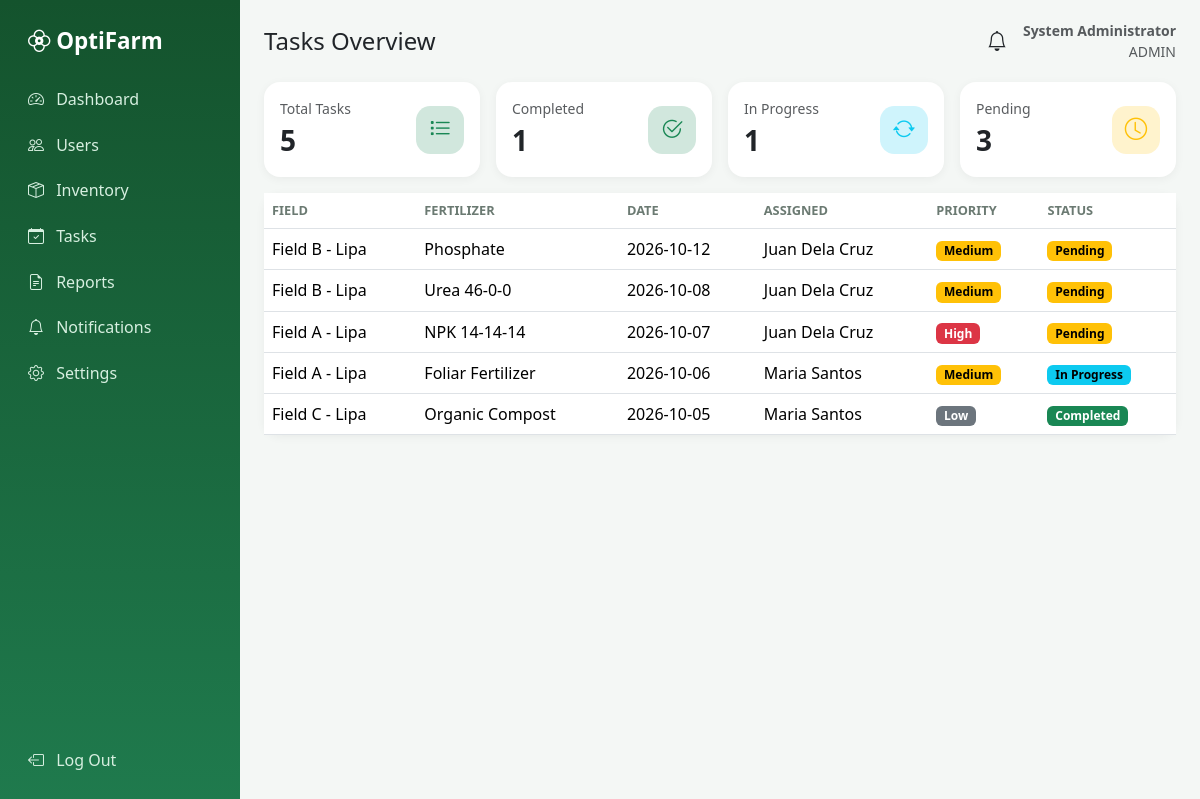
The page /bod/tasks.php (signed in) on the database its author committed.
### tables this page shows
CREATE TABLE tasks(id INT AUTO_INCREMENT PRIMARY KEY,field_id INT,fertilizer VARCHAR(80),app_date DATE,app_time TIME,assigned_to INT,note TEXT,app_type VARCHAR(40),qty DECIMAL(10,2),repeat_every VARCHAR(20) DEFAULT 'None',priority ENUM('Low','Medium','High') DEFAULT 'Medium',status ENUM('Pending','In Progress','Completed') DEFAULT 'Pending');

CREATE TABLE fields(id INT AUTO_INCREMENT PRIMARY KEY,name VARCHAR(80),crop VARCHAR(60),status ENUM('Active','Maintenance','Inactive') DEFAULT 'Active');

CREATE TABLE users(id INT AUTO_INCREMENT PRIMARY KEY,name VARCHAR(100),email VARCHAR(120) UNIQUE,password VARCHAR(255),role ENUM('admin','bod','staff'),status ENUM('Active','Inactive') DEFAULT 'Active',created_at TIMESTAMP DEFAULT CURRENT_TIMESTAMP);

### bod/tasks.php (the view)
<?php require __DIR__.'/../inc/auth.php'; require __DIR__.'/../inc/layout.php'; need_role('bod','admin');
$t=rows("SELECT t.*,f.name fname,u.name uname FROM tasks t JOIN fields f ON f.id=t.field_id LEFT JOIN users u ON u.id=t.assigned_to ORDER BY t.app_date DESC");
$c=array_count_values(array_column($t,'status'));
top('Tasks Overview'); ?>
<div class="row g-3 mb-3"><?php kpi('Total Tasks',count($t),'bi-list-task');kpi('Completed',$c['Completed']??0,'bi-check2-circle');kpi('In Progress',$c['In Progress']??0,'bi-arrow-repeat','info');kpi('Pending',$c['Pending']??0,'bi-clock','warning');?></div>
<div class="card"><div class="table-responsive"><table class="table mb-0"><thead><tr><th>Field</th><th>Fertilizer</th><th>Date</th><th>Assigned</th><th>Priority</th><th>Status</th></tr></thead><tbody>
<?php foreach($t as $r) echo '<tr><td>'.e($r['fname']).'</td><td>'.e($r['fertilizer']).'</td><td>'.e($r['app_date']).'</td><td>'.e($r['uname']).'</td><td>'.badge($r['priority']).'</td><td>'.badge($r['status']).'</td></tr>';?></tbody></table></div></div>
<?php bottom();

### inc/layout.php (shortened to what this page needs)
<?php
function top($title){
  $u=$_SESSION['user']; $b=BASE_URL;
  $menus=[
   'admin'=>[['Dashboard','admin/dashboard.php','bi-speedometer2'],['Users','admin/users.php','bi-people'],['Inventory','admin/inventory.php','bi-box-seam'],['Tasks','admin/tasks.php','bi-calendar-check'],['Reports','admin/reports.php','bi-file-earmark-text'],['Notifications','notifications.php','bi-bell'],['Settings','settings.php','bi-gear']],
   'bod'=>[['Executive Dashboard','bod/dashboard.php','bi-graph-up-arrow'],['Inventory Status','bod/inventory.php','bi-box-seam'],['Tasks','bod/tasks.php','bi-calendar-check'],['Analytics Insights','bod/analytics.php','bi-lightbulb'],['Notifications','notifications.php','bi-bell'],['Settings','settings.php','bi-gear']],
   'staff'=>[['Dashboard','staff/dashboard.php','bi-speedometer2'],['My Tasks','staff/tasks.php','bi-calendar-check'],['Field Reports','staff/reports.php','bi-clipboard-data'],['Notifications','notifications.php','bi-bell'],['Settings','settings.php','bi-gear']]];
  echo '<!doctype html><html lang="en"><head><meta charset="utf-8"><meta name="viewport" content="width=device-width,initial-scale=1">
  <title>'.e($title).' | OptiFarm</title>
  <link href="https://cdn.jsdelivr.net/npm/bootstrap@5.3.3/dist/css/bootstrap.min.css" rel="stylesheet">
  <link href="https://cdn.jsdelivr.net/npm/bootstrap-icons@1.11.3/font/bootstrap-icons.min.css" rel="stylesheet">
  <link href="'.$b.'/assets/style.css" rel="stylesheet"></head><body>
  <nav class="sidebar" id="sidebar"><div class="brand"><i class="bi bi-flower2"></i> OptiFarm</div><ul class="nav flex-column">';
  foreach($menus[$u['role']] as $m){ $on=(substr($_SERVER['SCRIPT_NAME'],-strlen($m[1]))===$m[1])?' active':'';
    echo '<li><a class="nav-link'.$on.'" href="'.$b.'/'.$m[1].'"><i class="bi '.$m[2].'"></i> '.$m[0].'</a></li>'; }
  echo '</ul><a class="nav-link logout" href="'.$b.'/logout.php"><i class="bi bi-box-arrow-left"></i> Log Out</a></nav>
  <main class="content"><div class="topbar"><button class="btn btn-light d-lg-none" onclick="document.getElementById(\'sidebar\').classList.toggle(\'show\')"><i class="bi bi-list"></i></button>
  <h4 class="m-0">'.e($title).'</h4><div class="ms-auto d-flex align-items-center gap-3"><a href="'.$b.'/notifications.php" class="text-dark fs-5"><i class="bi bi-bell"></i></a>
  <span class="small text-muted text-end"><b>'.e($u['name']).'</b><br>'.strtoupper(e($u['role'])).'</span></div></div>';
}
function bottom(){
  echo '</main><script src="https://cdn.jsdelivr.net/npm/bootstrap@5.3.3/dist/js/bootstrap.bundle.min.js"></script>
  <script src="https://cdn.jsdelivr.net/npm/chart.js@4"></script>'.($GLOBALS['page_js']??'').'</body></html>';
}
function kpi($label,$value,$icon,$color='success'){
  echo '<div class="col-6 col-xl-3"><div class="card kpi h-100"><div class="card-body d-flex justify-content-between align-items-center">
  <div><div class="text-muted small">'.e($label).'</div><div class="fs-3 fw-bold">'.e($value).'</div></div>
  <div class="icon bg-'.$color.'-subtle text-'.$color.'"><i class="bi '.$icon.'"></i></div></div></div></div>';
}

### config.php (shortened to what this page needs)
<?php
try {
  $pdo = new PDO('mysql:host='.DB_HOST.';dbname='.DB_NAME.';charset=utf8mb4',DB_USER,DB_PASS,
    [PDO::ATTR_ERRMODE=>PDO::ERRMODE_EXCEPTION, PDO::ATTR_DEFAULT_FETCH_MODE=>PDO::FETCH_ASSOC]);
} catch (PDOException $e) { die('Database connection failed. Import database.sql and check config.php'); }
function q($s,$p=[]){ global $pdo; $st=$pdo->prepare($s); $st->execute($p); return $st; }
function rows($s,$p=[]){ return q($s,$p)->fetchAll(); }
function e($v){ return htmlspecialchars((string)$v,ENT_QUOTES,'UTF-8'); }
function badge($s){
  $c=['Good'=>'success','Completed'=>'success','Active'=>'success','Low Stock'=>'warning','In Progress'=>'info','Pending'=>'warning',
      'Expired'=>'danger','Inactive'=>'secondary','High'=>'danger','Medium'=>'warning','Low'=>'secondary'];
  return '<span class="badge text-bg-'.($c[$s]??'secondary').'">'.e($s).'</span>';
}

### assets/style.css (style rules this page uses)
:root { --g:#1f7a4d;--gd:#14532d;--bg:#f4f7f5 }
body { background:var(--bg);font-family:'Segoe UI',system-ui,sans-serif }
.sidebar { position:fixed;inset:0 auto 0 0;width:240px;background:linear-gradient(180deg,#14532d,#1f7a4d);padding:1rem;display:flex;flex-direction:column;z-index:100;transition:.2s }
.sidebar .brand { color:#fff;font-size:1.4rem;font-weight:700;padding:.5rem .75rem 1.25rem }
.sidebar .nav-link { color:#d7efe0;border-radius:.6rem;padding:.6rem .75rem;margin-bottom:.15rem }
.sidebar .nav-link i { margin-right:.5rem }
.sidebar .logout { margin-top:auto }
.content { margin-left:240px;padding:1.25rem 1.5rem }
.topbar { display:flex;align-items:center;gap:.75rem;margin-bottom:1.25rem }
.card { border:0;border-radius:1rem;box-shadow:0 2px 10px rgba(0,0,0,.05) }
.kpi .icon { width:48px;height:48px;border-radius:.9rem;display:grid;place-items:center;font-size:1.4rem }
.table thead th { font-size:.8rem;text-transform:uppercase;color:#6b7a72 }

### rows shown on the page
tasks: assigned_to "3", field.name "Field A - Lipa", fertilizer "NPK 14-14-14", app_date "2026-10-07", users.name "Juan Dela Cruz", priority "High Pending"
tasks: field.name "Field B - Lipa", fertilizer "Phosphate", app_date "2026-10-12", users.name "Juan Dela Cruz", priority "Medium Pending"
tasks: field.name "Field B - Lipa", fertilizer "Urea 46-0-0", app_date "2026-10-08", users.name "Juan Dela Cruz", priority "Medium Pending"
tasks: field.name "Field A - Lipa", fertilizer "Foliar Fertilizer", app_date "2026-10-06", users.name "Maria Santos", priority "Medium In Progress"
tasks: field.name "Field C - Lipa", fertilizer "Organic Compost", app_date "2026-10-05", users.name "Maria Santos", priority "Low Completed"

### other values the page prints
$m[0] "Dashboard"
$m[0] "Users"
$m[0] "Inventory"
$m[0] "Tasks"
$m[0] "Reports"
$m[0] "Notifications"
$m[0] "Settings"
$title "Tasks Overview"
$u['name'] "System Administrator"
$u['role'] "ADMIN"
$label "Total Tasks Completed In Progress Pending"
$value "5 1 1"
